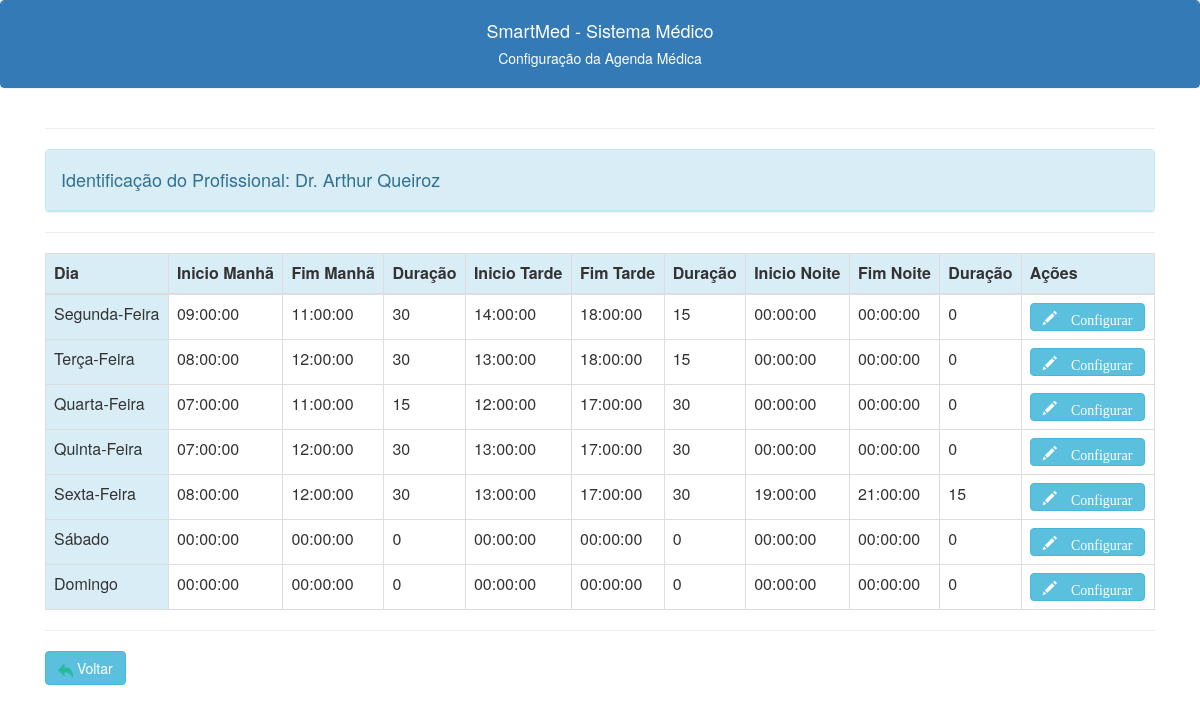
The app's page /config_agenda_criacao.php?id=1 (signed in), older data.
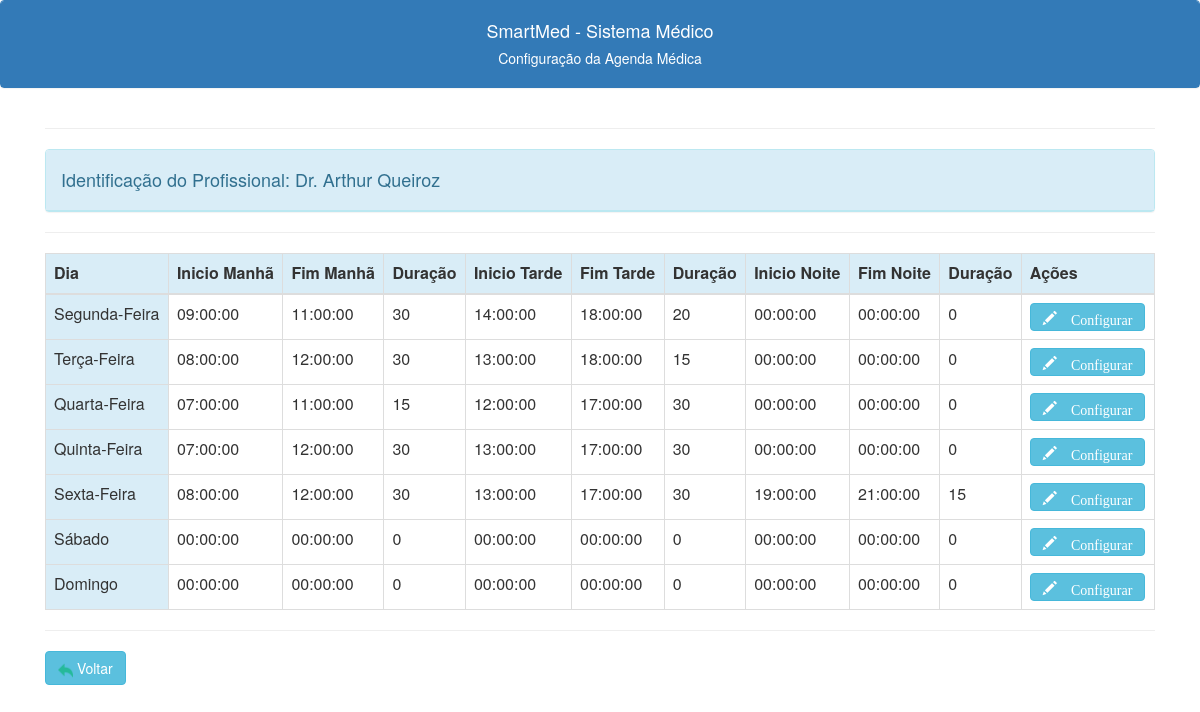
The same page, newer data.
### tables this page shows
CREATE TABLE IF NOT EXISTS `agendaconfig` (
  `id` int NOT NULL AUTO_INCREMENT,
  `id_profissional` int NOT NULL,
  `dia` int NOT NULL,
  `inicio1` time DEFAULT NULL,
  `fim1` time DEFAULT NULL,
  `duracao1` int DEFAULT NULL,
  `inicio2` time DEFAULT NULL,
  `fim2` time DEFAULT NULL,
  `duracao2` int DEFAULT NULL,
  `inicio3` time DEFAULT NULL,
  `fim3` time DEFAULT NULL,
  `duracao3` int DEFAULT NULL,
  `Habilitado` char(100) DEFAULT NULL,
  PRIMARY KEY (`id`),
  KEY `FK_agendaconfig_profissionais` (`id_profissional`),
  CONSTRAINT `FK_agendaconfig_profissionais` FOREIGN KEY (`id_profissional`) REFERENCES `profissionais` (`id`)
);

### config_agenda_criacao.php (the view, shortened to what this page needs)
<?php
include("links.php");
include("conexao.php");
if ($_SERVER['REQUEST_METHOD'] == 'GET') {
    $c_id = $_GET["id"];
    $c_sql_medico = "SELECT profissionais.nome FROM profissionais where id=$c_id";
    $result_medico = $conection->query($c_sql_medico);
    $c_linha_medico = $result_medico->fetch_assoc();
    $c_sql = "SELECT COUNT(*) AS total FROM agendaconfig  where id_profissional='$c_id'";
    $result = $conection->query($c_sql);
    $c_linha = $result->fetch_assoc();
    if ($c_linha['total'] == 0) {
        $i_contador = 1;
        while ($i_contador < 8) {
            $c_contador = strval($i_contador);
            $c_sql_insere = "Insert into agendaconfig (id_profissional, dia, inicio1, inicio2, inicio3
            , fim1, fim2, fim3, duracao1, duracao2, duracao3)
            value ('$c_id', '$c_contador', '00:00', '00:00', '00:00'
            , '00:00', '00:00', '00:00', '0', '0', '0')";
            $result = $conection->query($c_sql_insere);
            $i_contador++;
            $c_sql = "select * from agendaconfig where id_profissional='$c_id'";
            $result = $conection->query($c_sql);
        }
    } else {
        $c_sql = "select * from agendaconfig where id_profissional='$c_id'";
        $result = $conection->query($c_sql);
    }
}
?>
<!DOCTYPE html>
<html lang="en">
<head>
</head>
<body>
    <div class="panel panel-primary class">
        <div class="panel-heading text-center">
            <h4>SmartMed - Sistema Médico</h4>
            <h5>Configuração da Agenda Médica<h5>
        </div>
    </div>
    <div class="container -my5">
        <hr>
        <div class="panel panel-info">
            <div class="panel-heading">
                <h4>Identificação do Profissional:<?php echo ' ' . $c_linha_medico['nome']; ?></h4>
            </div>
        </div>
        <hr>
        <table class="table display table-bordered tabconfig">
            <thead class="thead">
                <tr class="info">
                    <th scope="col">Dia</th>
                    <th scope="col">Inicio Manhã</th>
                    <th scope="col">Fim Manhã</th>
                    <th scope="col">Duração</th>
                    <th scope="col">Inicio Tarde</th>
                    <th scope="col">Fim Tarde</th>
                    <th scope="col">Duração</th>
                    <th scope="col">Inicio Noite</th>
                    <th scope="col">Fim Noite</th>
                    <th scope="col">Duração</th>
                    <th scope="col">Ações</th>
                </tr>
            </thead>
            <tbody>
                <?php
                while ($c_linha = $result->fetch_assoc()) {
                    switch ($c_linha['dia']) {
                        case "1":
                            $c_dia = 'Segunda-Feira';
                            break;
                        case "2":
                            $c_dia = 'Terça-Feira';
                            break;
                        case "3":
                            $c_dia = 'Quarta-Feira';
                            break;
                        case "4":
                            $c_dia = 'Quinta-Feira';
                            break;
                        case "5":
                            $c_dia = 'Sexta-Feira';
                            break;
                        case "6":
                            $c_dia = 'Sábado';
                            break;
                        case "7":
                            $c_dia = 'Domingo';
                            break;
                    }
                    echo "
                            <tr>
                            <td style='display:none'>$c_linha[id]</td>
                            <td class='info'>$c_dia</td>
                            <td>$c_linha[inicio1]</td>
                            <td>$c_linha[fim1]</td>
                            <td>$c_linha[duracao1]</td>
                            <td>$c_linha[inicio2]</td>
                            <td>$c_linha[fim2]</td>
                            <td>$c_linha[duracao2]</td>
                            <td>$c_linha[inicio3]</td>
                            <td>$c_linha[fim3]</td>
                            <td>$c_linha[duracao3]</td>
                            <td><button class='btn btn-info editbtn' data-toggle=modal' title='Editar Horários'><span class='glyphicon glyphicon-pencil'> Configurar
                            </span></button></td>
                            </tr>
                                ";
                }
                ?>
            </tbody>
        </table>
        <hr>
        <a class='btn btn-info' href='/smedweb/config_agenda.php'> <img src="\smedweb\images\voltar.png" alt="" width="15" height="15"> Voltar</a>
    </div>
</body>
</html>

Row changes from the older to the newer data that the page shows:
changed agendaconfig "Segunda-Feira": duracao2 "15" → "20"
